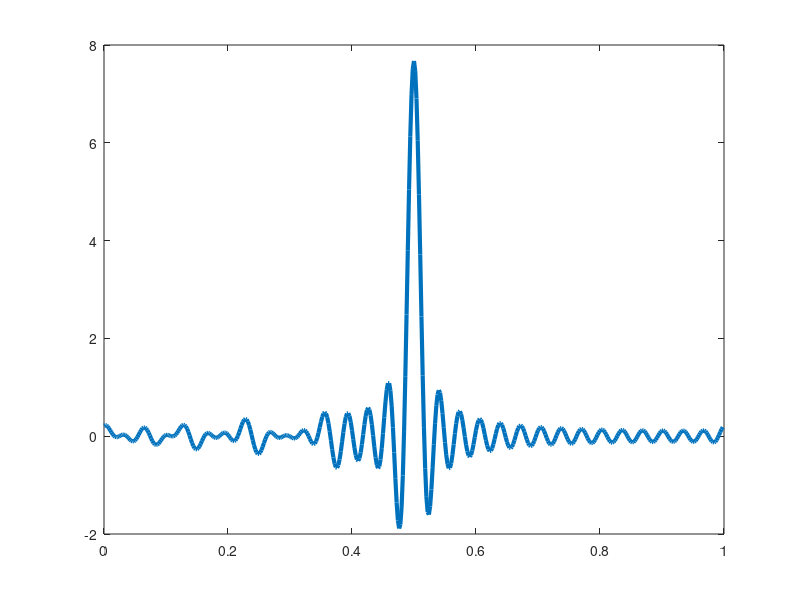

Write MATLAB code to recreate this figure. (Note: this script raises an error after producing the figure.)
% logistic map example for invariant measure problem

clear all

% ***** set up problem ****
% *************************
% generate logistic map (Lagrange discretization)
r = 2; %2 : single point, 4: fully chaotic, 3.6: intermediate
f = @(x) r*x.*(1-x);
Z = rand(1e5,1); % initial states
% Lagrangian discretization
clf;
for it = 1:50
	hist(Z,linspace(0,1,100)); axis tight;
	drawnow;
	Z = f(Z);
end

L = 500;
t = (0:L-1)'/L;
% constant interpolation of push-forward map
[~,id_f]	= min(abs(f(t)-t'),[],2);
f_interp = sparse(id_f, 1:L, ones(L,1), L, L);
% piecewise linear interpolation
%I = floor(f(x)*L); r = f(x)*L - I;
%M = sparse(1+[I;min(I+1,L)], [1:L+1, 1:L+1]', [1-r;r], L+1, L+1);

%%

% eigenvalues of push-forward
% ***************************
[eVec,eVal] = eig(full(f_interp)); eVal = diag(eVal);
[eVal_Mo,I] = sort(abs(eVal-1),'ascend'); % eigenvalues modulus? 1 (ie |f_interp(x)| = |x|?) in first place
eVal = eVal(I); eVec = eVec(:,I);
%
J = find(eVal_Mo <= .05); % extract eigenvalue close to 1
plot(t,real(eVec(:,J)),'linewidth',3);

%%
% eigenvalues of Fourier transform of push-forward?
% *************************************************
n  = 30;
Ft = exp(-2i*pi*(-n:n)'*t(:)');
A  = 1/L * Ft * f_interp * Ft';

% % simple check
% B = fft2( full(f_interp .* ( exp(2i*pi*n*t(:)) .* exp(2i*pi*n*t(:)') )) );
% B = 1/L * B(1:2*n+1,1:2*n+1);
% norm(A-B)

%
[eVec_F,eVal_F] = eig(A); eVal_F = diag(eVal_F);
[eVal_F_Mo,I_F] = sort(abs(eVal_F-1),'ascend');
eVal_F = eVal_F(I_F); eVec_F = eVec_F(:,I_F);
%
p = real(Ft' * eVec_F(:,1)); %?

% display
clf, plot(t,p,'linewidth',3);

%%
% hyper parameters
la  = 1e-3; % scaling???
rho = 1e-3;

params.potential = r;
A = fwd_op(n,'logistic',params);

% variable size and functionals
m = n+1;
B = ifftshift(A - eye(2*n+1));
[f,f0] = inv_fobj(m,B,la);
g = inv_fgrad(m,B,f0,la);

% load problem
problem = struct;
%
problem.name   = 'invariant';
problem.vardim = m;
problem.fobj   = f;
problem.f0     = f0;
problem.grad   = g;
problem.cflag  = 'trace'; % trace constraint from invariant pb formulation
problem.hyper  = la;
problem.ls     = inv_lscoeffs(m,B,f0,la);
% *************************
% *************************



% **** load solver options ***
% ****************************
options = struct;
%
options.tol 			= 1e-5;
options.init 			= ones(m,1)/sqrt(m);
%options.init			= [1;zeros(m-1,1)];
options.maxiter 		= 40;
options.bfgsToolbox  = 'manopt';
options.bfgsProgTol 	= 1e-16;
options.bfgsMaxIter 	= 500;
options.bfgsReg 		= 0; % regularization of constraint in bfgs. Scaling?
options.lmoTol 		= 1e-10;
options.lmoMaxIter 	= 1e3;
% ***********************
% ***********************




% **** cvx ground truth ***
% *************************
cvx_begin sdp
cvx_precision high
variable T0(m,m) hermitian
variable c0(2*n+1) complex
%
T0 >= 0
c0(m) == 1
for j=-n:n
	diag(T0,j) == c0(j+m);
end
minimize( 1/2 * pow_pos(norm(c0,'fro'),2) + 1/2/la*pow_pos(norm(A*c0-c0,'fro'),2) );
cvx_end

% Prony extraction
options_prony.factorized = 0;
[x0,a0] = mvprony(T0,n,options_prony);

% ************************
% ************************


% ******* our solver *****
% ************************
U = FFW(problem,options);

% Prony extraction
options_prony.factorized = 1;
[x,a] = mvprony(U,n,options_prony);

%% display
clf, hold on;
stem(x0,a0,'filled','linewidth',2);
stem(1-x,a,'filled','linewidth',2); % why 1-x????
warning('something fishy here, 1-x instead of x is weird');

